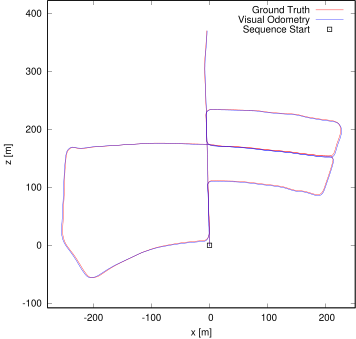

Reproduce this figure in gnuplot.
set term postscript eps enhanced color
set output "05.eps"
set size ratio -1
set xrange [-279:251]
set yrange [-108:422]
set xlabel "x [m]"
set ylabel "z [m]"
plot "05.txt" using 1:2 lc rgb "#FF0000" title 'Ground Truth' w lines,"05.txt" using 3:4 lc rgb "#0000FF" title 'Visual Odometry' w lines,"< head -1 05.txt" using 1:2 lc rgb "#000000" pt 4 ps 1 lw 2 title 'Sequence Start' w points
